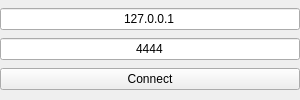
<?xml version="1.0" encoding="UTF-8"?>
<ui version="4.0">
 <class>MainWindow</class>
 <widget class="QMainWindow" name="MainWindow">
  <property name="geometry">
   <rect>
    <x>0</x>
    <y>0</y>
    <width>300</width>
    <height>100</height>
   </rect>
  </property>
  <property name="minimumSize">
   <size>
    <width>300</width>
    <height>100</height>
   </size>
  </property>
  <property name="maximumSize">
   <size>
    <width>300</width>
    <height>100</height>
   </size>
  </property>
  <property name="windowTitle">
   <string>SimpleNetworkClient</string>
  </property>
  <widget class="QWidget" name="centralwidget">
   <layout class="QVBoxLayout" name="verticalLayout">
    <property name="spacing">
     <number>0</number>
    </property>
    <property name="leftMargin">
     <number>0</number>
    </property>
    <property name="topMargin">
     <number>0</number>
    </property>
    <property name="rightMargin">
     <number>0</number>
    </property>
    <property name="bottomMargin">
     <number>0</number>
    </property>
    <item>
     <widget class="QLineEdit" name="Hostname">
      <property name="text">
       <string>127.0.0.1</string>
      </property>
      <property name="maxLength">
       <number>15</number>
      </property>
      <property name="alignment">
       <set>Qt::AlignCenter</set>
      </property>
      <property name="placeholderText">
       <string>Hostname</string>
      </property>
     </widget>
    </item>
    <item>
     <widget class="QLineEdit" name="Port">
      <property name="text">
       <string>4444</string>
      </property>
      <property name="maxLength">
       <number>5</number>
      </property>
      <property name="alignment">
       <set>Qt::AlignCenter</set>
      </property>
      <property name="placeholderText">
       <string>Port</string>
      </property>
     </widget>
    </item>
    <item>
     <widget class="QPushButton" name="Connect">
      <property name="text">
       <string>Connect</string>
      </property>
     </widget>
    </item>
   </layout>
  </widget>
 </widget>
 <resources/>
 <connections/>
</ui>
